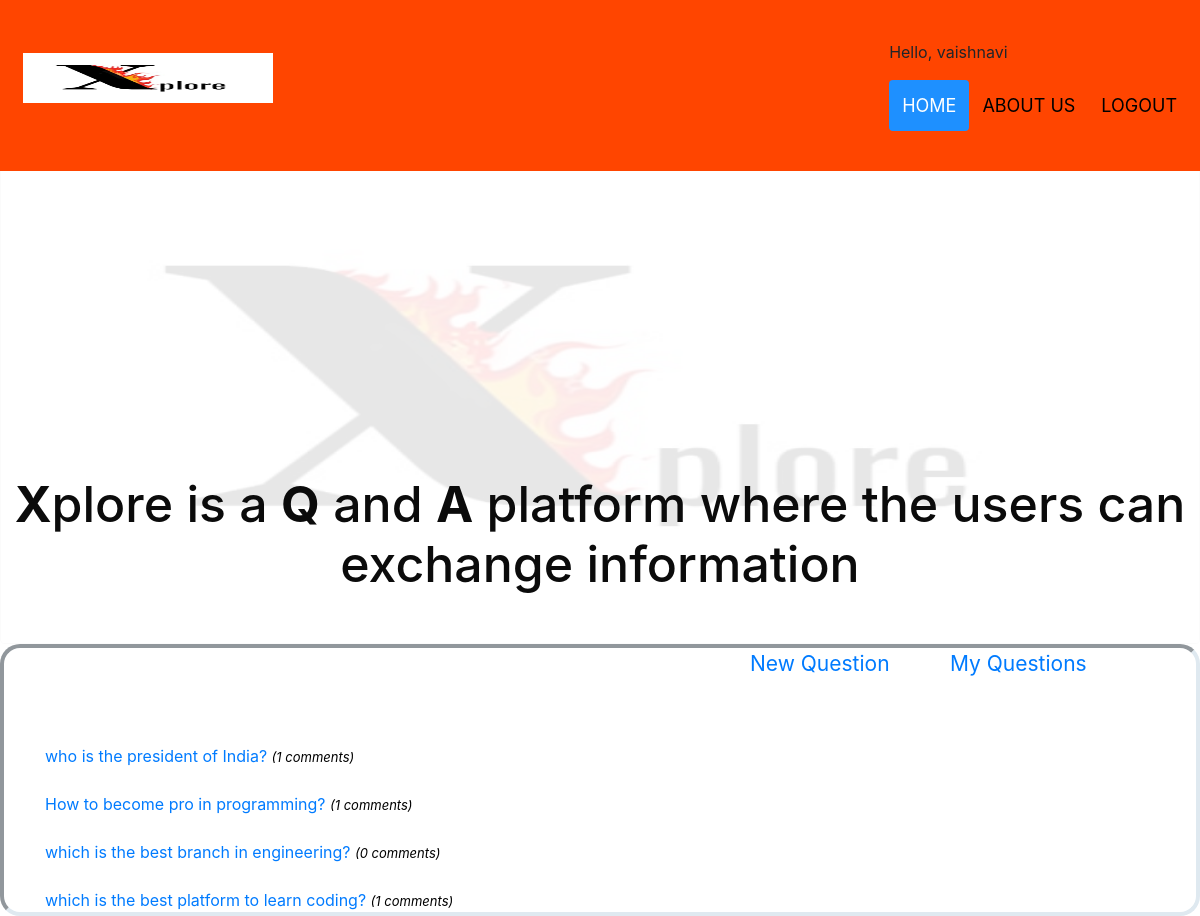
Screenshot of / (signed in) with the database file from the repository.
### create_user/models.py (models this page shows, shortened)
class Question(models.Model):
    user = models.ForeignKey(settings.AUTH_USER_MODEL,on_delete=models.CASCADE)
    title = models.CharField(max_length =200)
    body = models.TextField(blank =True ,null=True)
    created =models.DateTimeField(editable =False,null=True ,blank=True)
    modified =models.DateTimeField()
    answers_count = models.IntegerField(default=0)
    points =models.IntegerField(default=0)
    hidden =models.BooleanField(default =False)
    @property
    def num_answers(self):
        answers=Answer.objects.filter(question_id =self.id)
        return len(answers)

### create_user/views.py (the view)
# urls.py: 2. Add a URL to urlpatterns:  path('', views.home, name='home')
def home(request):
    current_user = request.user
    questions=Question.objects.all().order_by('-created')
    all_questions=Question.objects.all()
    page =request.GET.get('page',1)
    paginator =Paginator(all_questions,7)
    try:
        show_q=paginator.page(page)
    except PageNotAnInteger:
        show_q =paginator.page(1)
    except EmptyPage:
        show_q =paginator.page(paginator.num_pages)
    return render(request,'home.html',{'question':questions,'show_q':show_q})

### templates/home.html (shortened to what this page needs)
{% extends 'base.html' %}
{% load static %}
{% block content %}
 <img class="bg_image" src="{% static 'images/logo1.jpeg' %}" alt="Snow" style="width:100%;">
<div class="centered"><p class="monospace" ><h1 style="font-size:50px;"><b>X</b>plore is a <b>Q</b> and <b>A</b> platform where the users can exchange information</h1></p></div>
<div class="inset">
  <div class="container">
    <div class="right_side_rectangle">
      <a class="add_q"href="{% url 'new_question' %}">New Question</a>
      </div>
      <div class="right_side_rectangle2">
      <a href="{% url 'my_question_view' %}">My Questions</a>
    </div>
    <br><br><br>
    {% for i in show_q %}
    <div class="newsitem">
      <br><a href="{% url 'question' i.id %}">{{i.title}} <span class="text-seconday-num_answers"> ({{i.num_answers}} comments) </span> </a><br>
    </div>
    {% endfor %}
  </div>
</div>
{% endblock %}

### templates/navbar.html (shortened to what this page needs)
{% load static %}
<div id="navbar" style="background-color:orangered">
  <a class="nav-link" href="{% url 'home' %}"> <img class="logo" src="{% static 'images/logo1.jpeg' %}" alt="logo"> </a>
  <div id="navbar-right">
    {% if user.is_authenticated %}
    <p>Hello, {{user.username}}</p>
    {% endif %}
    <a class="active" href="{% url 'home' %}">HOME <span class="sr-only">(current)</span></a>
    <a class="nav-link" href="/accounts/aboutus/">ABOUT US</a>
    {% if user.is_authenticated %}
        <a href="/accounts/logout/">LOGOUT</a>
      {% endif %}
  </div>
</div>

### static/css/styles.css (style rules this page uses)
.newsitem a { text-decoration:none; font-size: 16px; }
.right_side_rectangle2 { position: absolute; right: 50px; width: 200px; height: 120px; border: 3px ; font-size: 21px; }
.right_side_rectangle { position: absolute; right: 250px; width: 200px; height: 120px; border: 3px ; font-size: 21px; }
.text-seconday-num_answers { font-size: 13px; font-style: italic; color: black; }
.bg_image { border: 1px solid #ddd; border-radius: 4px; padding: 5px; width: 150px; height:500px; opacity:0.09 }
.centered { position: absolute; top: 50%; text-align: center; color: #0b0b0b; font-size: 250%; }
.monospace { font-family: "Lucida Console", Courier, monospace; }
#navbar { overflow: hidden; background-color: #0d0c0c; padding: 40px 10px; transition: 0.4s; position: fixed; width: 100%; top: 0; z-index: 99; }
#navbar a { float: left; color: black; text-align: center; padding: 13px; text-decoration: none; font-size: 18px; line-height: 25px; border-radius: 4px; }
#navbar a.active { background-color: dodgerblue; color: white; }
#navbar-right { float: right; }

### templates/navbar.html (style rules this page uses)
.logo { width: 250px; height:50px; }

### templates/home.html (style rules this page uses)
.inset { border-style: inset; border-width: 4px; border-color: #dfe9f0; border-radius: 20px; }

### rows the page displays
Question: title "who is the president of India?", num_answers "1"
Question: title "How to become pro in programming?", num_answers "1"
Question: title "which is the best branch in engineering?", num_answers "0"
Question: title "which is the best platform to learn coding?", num_answers "1"

### other values shown
{{ user.username }} "vaishnavi"
